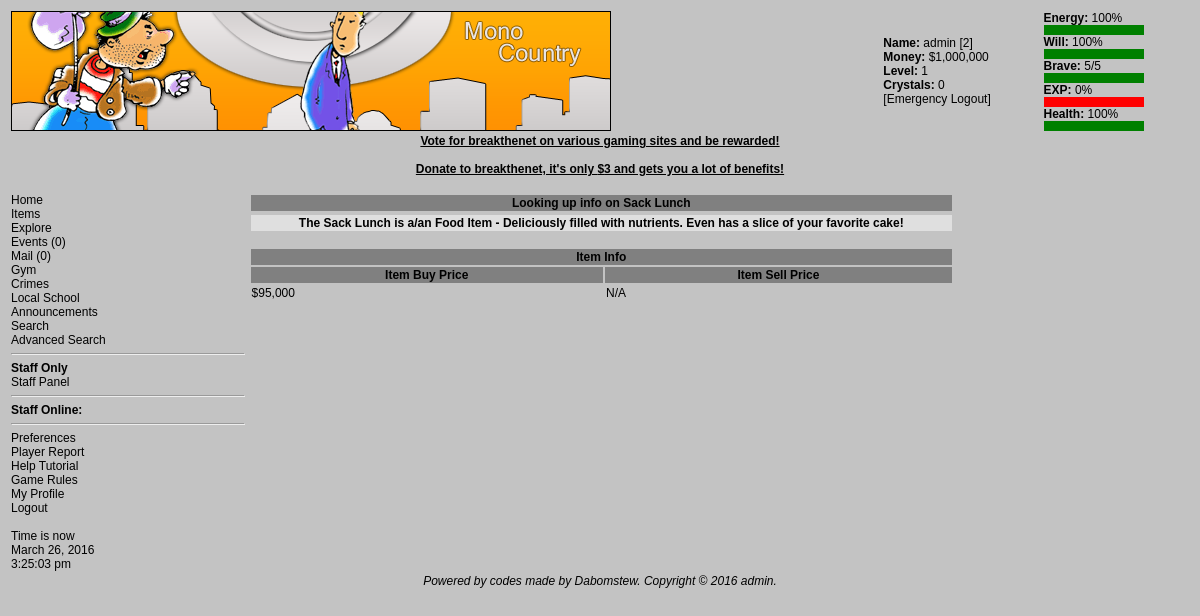
The app's page /iteminfo.php?ID=1 (signed in) with its own data.
### tables this page shows
CREATE TABLE `items` (
  `itmid` int(11) NOT NULL AUTO_INCREMENT,
  `itmtype` int(11) NOT NULL DEFAULT '0',
  `itmname` varchar(255) NOT NULL DEFAULT '',
  `itmdesc` text NOT NULL,
  `itmbuyprice` int(11) NOT NULL DEFAULT '0',
  `itmsellprice` int(11) NOT NULL DEFAULT '0',
  `itmbuyable` int(11) NOT NULL DEFAULT '0',
  PRIMARY KEY (`itmid`)
);

CREATE TABLE `itemtypes` (
  `itmtypeid` int(11) NOT NULL AUTO_INCREMENT,
  `itmtypename` varchar(255) NOT NULL DEFAULT '',
  PRIMARY KEY (`itmtypeid`)
);

### global_func.php (called while the page is built, shortened)
<?php
function money_formatter($muny, $symb = '$')
{
    $moneys = "";
    $muny = (string) $muny;
    if (strlen($muny) <= 3)
    {
        return $symb . $muny;
    }
    $dun = 0;
    for ($i = strlen($muny); $i > 0; $i -= 1)
    {
        if ($dun % 3 == 0 && $dun > 0)
        {
            $moneys = "," . $moneys;
        }
        $dun += 1;
        $moneys = $muny[$i - 1] . $moneys;
    }
    return $symb . $moneys;
}

### iteminfo.php (the view, shortened to what this page needs)
<?php
require "global_func.php";
require "header.php";
global $c;
$itmid = $_GET['ID'];
if (!$itmid)
{
    print "Invalid item ID";
}
else
{
    $q =
            mysql_query(
                    "SELECT i.*,it.* FROM items i LEFT JOIN itemtypes it ON i.itmtype=itmtypeid WHERE i.itmid=$itmid LIMIT 1",
                    $c);
    if (!mysql_num_rows($q))
    {
        print "Invalid item ID";
    }
    else
    {
        $id = mysql_fetch_array($q);
        print
                "<table width=75%><tr style='background: gray;'><th colspan=2><b>Looking up info on {$id['itmname']}</b></th></table>
<table width=75%><tr bgcolor=#dfdfdf><th colspan=2>The <b>{$id['itmname']}</b> is a/an {$id['itmtypename']} Item - <b>{$id['itmdesc']}</b></th></table><br />
<table width=75%><tr style='background: gray;'><th colspan=2>Item Info</th></tr><tr style='background:gray'><th>Item Buy Price</th><th>Item Sell Price</th></tr><tr><td>";
        if ($id['itmbuyprice'])
        {
            print money_formatter($id['itmbuyprice']);
        }
        else
        {
            print "N/A";
        }
        print "</td><td>";
        if ($id['itmsellprice'])
        {
            print money_formatter($id['itmsellprice']);
        }
        else
        {
            print "N/A</td></tr></table>";
        }
    }
}

### css/game.css (style rules this page uses)
body { font-family: helvetica, arial, geneva, sans-serif; font-size: 9pt; color: black; scrollbar-base-color: #005B70; scrollbar-arrow-color: #F3960B; scrollbar-DarkShadow-Color: #000000; }
table,tr,td { font-family: helvetica, arial, geneva, sans-serif; font-size: 9pt; }

### records on screen
items: itmname "Sack Lunch", itemtypes.itmtypename "Food", itmdesc "Deliciously filled with nutrients. Even has a slice of your favorite cake!", itmbuyprice "$95,000"

### other values on screen
$u "admin"
$ir['userid'] "2"
$fm "$1,000,000"
$ir['level'] "1"
$ir['crystals'] "0"
$enperc "100"
$wiperc "100"
$ir['brave'] "5"
$ir['maxbrave'] "5"
$experc "0"
$hpperc "100"
